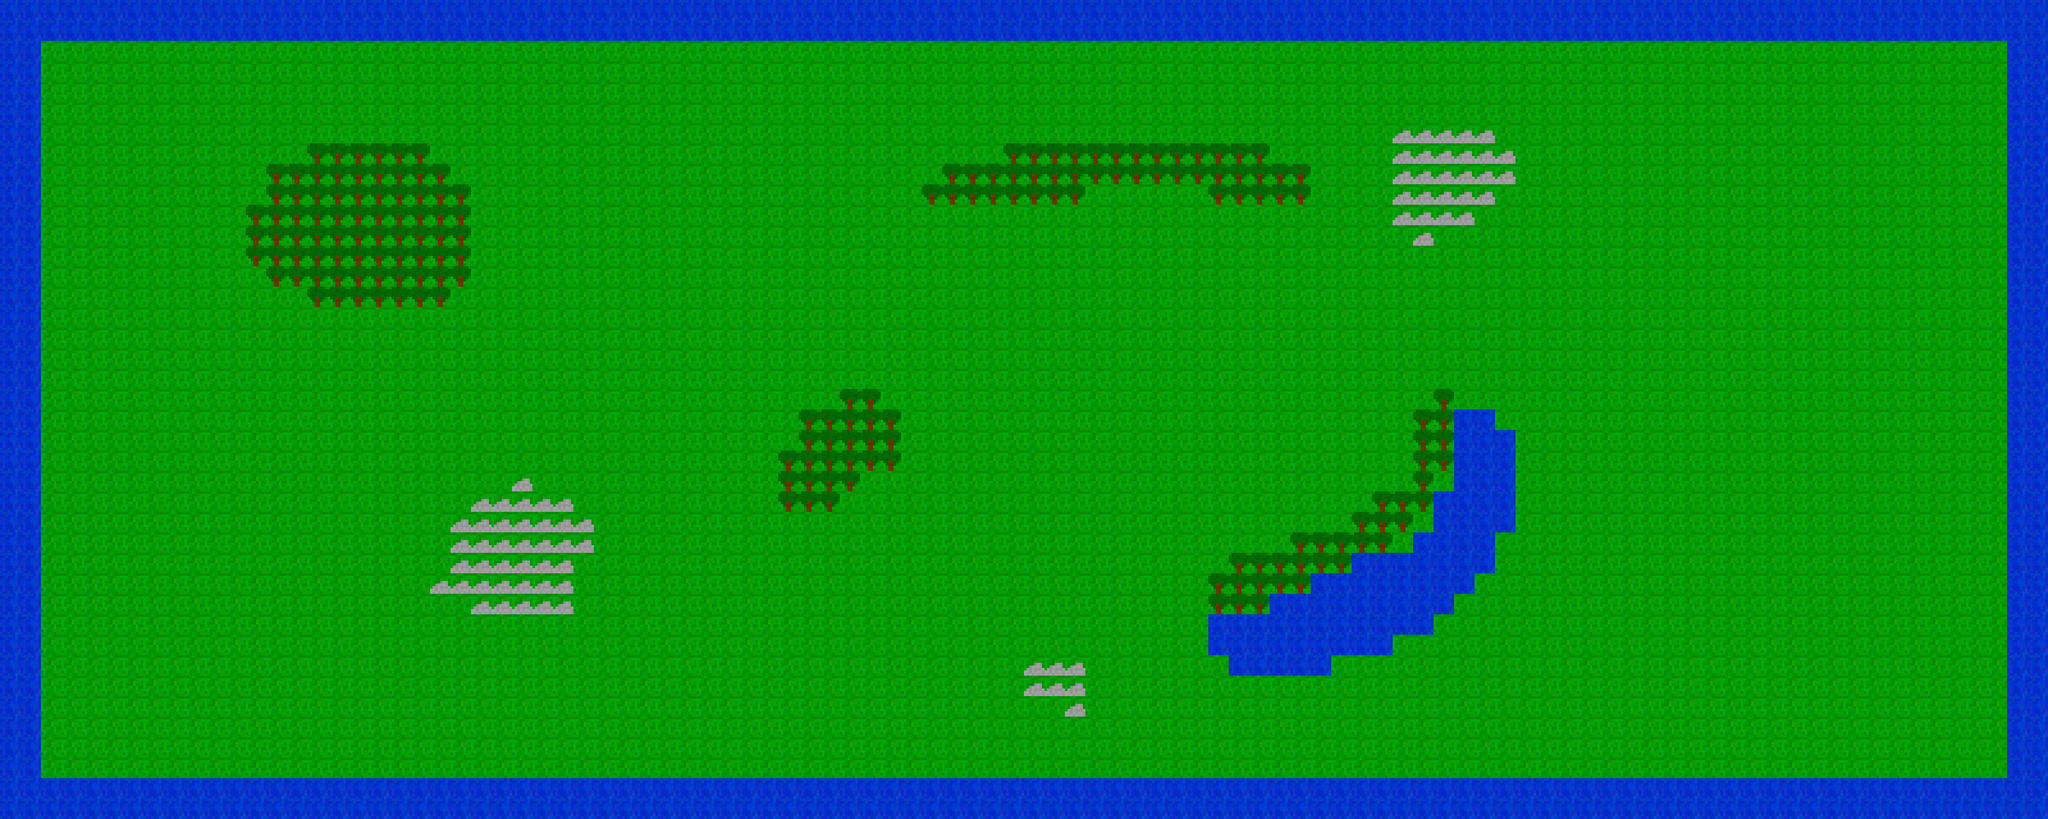

This is a level from a 2D game, rendered from its Tiled map with the project's own tilesets. A one-line summary and the map file follow, with tile-layer data summarised:
An orthogonal 100x40 tile map with 32x32 px tiles, 2 tile layers (ground, objects) and 33 objects.

<map version="1.0" orientation="orthogonal" renderorder="right-down" width="100" height="40" tilewidth="32" tileheight="32" nextobjectid="84">
 <tileset firstgid="1" name="tileset" tilewidth="32" tileheight="32">
  <image source="tileset.png" width="2048" height="2048" />
  <tile id="0">
   <properties>
    <property name="walkable" value="" />
   </properties>
  </tile>
  <tile id="4">
   <properties>
    <property name="walkable" value="" />
   </properties>
  </tile>
 </tileset>
 <layer name="ground" width="100" height="40">
  <data>[4000 cells, 3457 non-empty, 2 distinct tile ids]</data>
 </layer>
 <layer name="objects" width="100" height="40">
  <data>[4000 cells, 865 non-empty, 3 distinct tile ids]</data>
 </layer>
 <objectgroup name="spawns">
  <object id="32" x="96" y="416">
   <properties>
    <property name="team" value="0" />
   </properties>
  </object>
  <object id="33" x="96" y="480">
   <properties>
    <property name="team" value="0" />
   </properties>
  </object>
  <object id="34" x="96" y="544">
   <properties>
    <property name="team" value="0" />
   </properties>
  </object>
  <object id="35" x="96" y="608">
   <properties>
    <property name="team" value="0" />
   </properties>
  </object>
  <object id="36" x="160" y="608">
   <properties>
    <property name="team" value="0" />
   </properties>
  </object>
  <object id="37" x="160" y="544">
   <properties>
    <property name="team" value="0" />
   </properties>
  </object>
  <object id="38" x="160" y="480">
   <properties>
    <property name="team" value="0" />
   </properties>
  </object>
  <object id="39" x="160" y="416">
   <properties>
    <property name="team" value="0" />
   </properties>
  </object>
  <object id="40" x="96" y="672">
   <properties>
    <property name="team" value="0" />
   </properties>
  </object>
  <object id="41" x="160" y="672">
   <properties>
    <property name="team" value="0" />
   </properties>
  </object>
  <object id="42" x="160" y="736">
   <properties>
    <property name="team" value="0" />
   </properties>
  </object>
  <object id="52" x="160" y="800">
   <properties>
    <property name="team" value="0" />
   </properties>
  </object>
  <object id="53" x="160" y="864">
   <properties>
    <property name="team" value="0" />
   </properties>
  </object>
  <object id="54" x="96" y="864">
   <properties>
    <property name="team" value="0" />
   </properties>
  </object>
  <object id="55" x="96" y="800">
   <properties>
    <property name="team" value="0" />
   </properties>
  </object>
  <object id="56" x="96" y="736">
   <properties>
    <property name="team" value="0" />
   </properties>
  </object>
  <object id="57" x="3040" y="416">
   <properties>
    <property name="team" value="1" />
   </properties>
  </object>
  <object id="58" x="3040" y="736">
   <properties>
    <property name="team" value="1" />
   </properties>
  </object>
  <object id="59" x="3040" y="608">
   <properties>
    <property name="team" value="1" />
   </properties>
  </object>
  <object id="60" x="3040" y="800">
   <properties>
    <property name="team" value="1" />
   </properties>
  </object>
  <object id="61" x="3040" y="672">
   <properties>
    <property name="team" value="1" />
   </properties>
  </object>
  <object id="62" x="3040" y="544">
   <properties>
    <property name="team" value="1" />
   </properties>
  </object>
  <object id="63" x="3104" y="672">
   <properties>
    <property name="team" value="1" />
   </properties>
  </object>
  <object id="64" x="3104" y="736">
   <properties>
    <property name="team" value="1" />
   </properties>
  </object>
  <object id="65" x="3104" y="608">
   <properties>
    <property name="team" value="1" />
   </properties>
  </object>
  <object id="66" x="3104" y="864">
   <properties>
    <property name="team" value="1" />
   </properties>
  </object>
  <object id="67" x="3104" y="800">
   <properties>
    <property name="team" value="1" />
   </properties>
  </object>
  <object id="68" x="3104" y="544">
   <properties>
    <property name="team" value="1" />
   </properties>
  </object>
  <object id="69" x="3104" y="480">
   <properties>
    <property name="team" value="1" />
   </properties>
  </object>
  <object id="70" x="3040" y="864">
   <properties>
    <property name="team" value="1" />
   </properties>
  </object>
  <object id="71" x="3104" y="416">
   <properties>
    <property name="team" value="1" />
   </properties>
  </object>
  <object id="72" x="3040" y="480">
   <properties>
    <property name="team" value="1" />
   </properties>
  </object>
 </objectgroup>
 <objectgroup name="collision">
  <object id="73" x="0" y="0">
   <polyline points="0,0 3200,0 3200,1280 0,1280 0,0" />
  </object>
 </objectgroup>
</map>